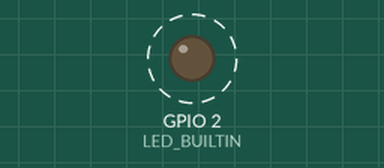
Recording of a sketch running on a simulated ESP8266 (NodeMCU). On the bench: output pins drawn as LEDs (lit = HIGH, except the on-board LED, lit = LOW). Dashed ring = blinking. WiFi joins after 1.5 s; servers stay silent unless stated; what the sketch prints to the serial monitor is not drawn.

Above: at 2.0 s.
Timing chart, 0 to 6.1 s (numbered marks = the images above):
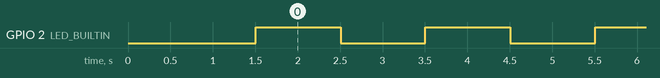

Measured:
- by itself, GPIO 2 (LED_BUILTIN): alternates HIGH for 1.0 s and LOW for 1.0 s

The sketch:

sketch_jan30c.ino
```cpp
#if defined(ESP8266)
#include <ESP8266WiFi.h>          //https://github.com/esp8266/Arduino
#else
#include <WiFi.h>          //https://github.com/esp8266/Arduino
#endif
#include <DNSServer.h>
#if defined(ESP8266)
#include <ESP8266WebServer.h>
#else
#include <WebServer.h>
#endif
#include <WiFiManager.h>         //https://github.com/tzapu/WiFiManager
void setup() {

  Serial.begin(115200);
  WiFiManager wifiManager;

  wifiManager.autoConnect("AutoConnectAP");

  Serial.println("connected...yeey :)");
  pinMode(LED_BUILTIN, OUTPUT);
  Serial.println("Connected: "+String(WiFi.SSID()));
  Serial.println("with Password: "+String(WiFi.psk()));
  Serial.println("IP "+WiFi.localIP().toString());

}
void loop() {
  digitalWrite(LED_BUILTIN, HIGH);   // turn the LED on (HIGH is the voltage level)
  delay(1000);                       // wait for a second
  digitalWrite(LED_BUILTIN, LOW);    // turn the LED off by making the voltage LOW
  delay(1000);
}
```
